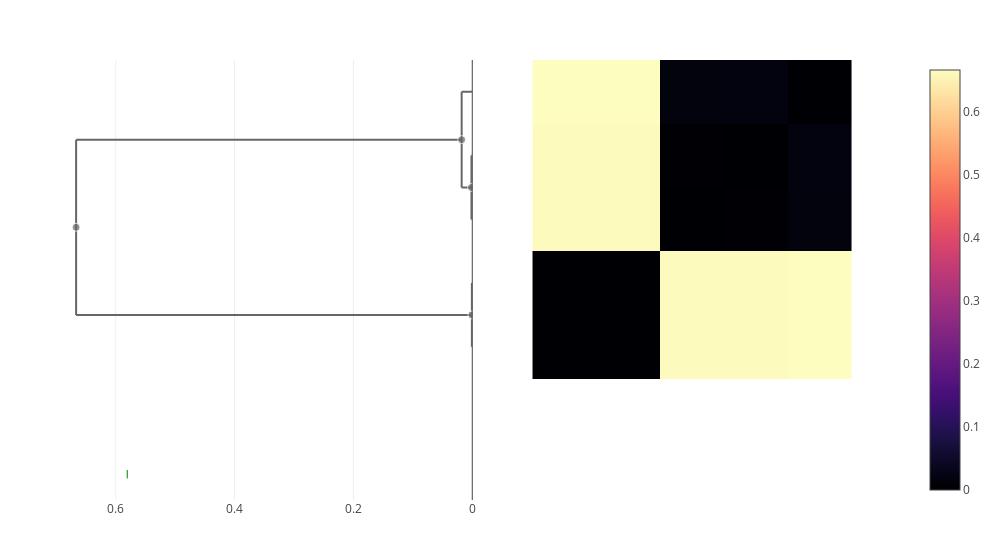

The notebook cell saved with this chart:
### Code cell
plot(clustermap(cdata2, "pseudopneumoniae subgroup 2"))

### Figure 1 — Plotly figure (JSON) as saved in the notebook; plotly's stock layout.template omitted (floating-point values rounded to 4 significant figures; data arrays with more than 128 entries replaced by an {"elided": "..."} marker saying what was removed)
{"data": [{"colorscale": {"elided": "256x2 mixed values"}, "type": "heatmap", "x": [0.5, 1.5, 2.5, 3.5, 4.5, 5.5], "y": [0.5, 1.5, 2.5, 3.5, 4.5, 5.5], "z": [[0, 0.0006723, 0.6645, 0.6646, 0.6667], [0.0006723, 0, 0.6646, 0.6647, 0.6667], [0.6645, 0.6646, 0, 0.001357, 0.01741], [0.6646, 0.6647, 0.001357, 0, 0.01786], [0.6667, 0.6667, 0.01741, 0.01786, 0]]}, {"hoverinfo": "skip", "line": {"color": "#666666"}, "mode": "lines", "showlegend": false, "type": "scatter", "x": [0.001357, 0.001357, null, 0.001357, 0, null, 0.001357, 0, null], "xaxis": "x2", "y": [3, 4, null, 3, 3, null, 4, 4, null], "yaxis": "y"}, {"hoverinfo": "skip", "line": {"color": "#666666"}, "mode": "lines", "showlegend": false, "type": "scatter", "x": [0.6667, 0.6667, null, 0.6667, 0.0006723, null, 0.6667, 0.01786, null], "xaxis": "x2", "y": [1.5, 4.25, null, 1.5, 1.5, null, 4.25, 4.25, null], "yaxis": "y"}, {"hoverinfo": "skip", "line": {"color": "#666666"}, "mode": "lines", "showlegend": false, "type": "scatter", "x": [0.01786, 0.01786, null, 0.01786, 0.001357, null, 0.01786, 0, null], "xaxis": "x2", "y": [3.5, 5, null, 3.5, 3.5, null, 5, 5, null], "yaxis": "y"}, {"hoverinfo": "skip", "line": {"color": "#666666"}, "mode": "lines", "showlegend": false, "type": "scatter", "x": [0.0006723, 0.0006723, null, 0.0006723, 0, null, 0.0006723, 0, null], "xaxis": "x2", "y": [1, 2, null, 1, 1, null, 2, 2, null], "yaxis": "y"}, {"customdata": [[7, 2], [9, 5], [8, 3], [6, 2]], "hovertemplate": "ID: %{customdata[0]}<br>\nHeight: %{x:.3f}<br>\nGenome count: %{customdata[1]}\n\n<extra></extra>", "marker": {"color": "#666666", "size": [8, 8, 8, 8]}, "mode": "markers", "showlegend": false, "type": "scatter", "x": [0.001357, 0.6667, 0.01786, 0.0006723], "xaxis": "x2", "y": [3.5, 2.875, 4.25, 1.5], "yaxis": "y"}, {"hovertemplate": "%{text} <br>\n%{x}\n<extra></extra>\n", "marker": {"color": "green", "line": {"color": "green", "width": 1}, "symbol": "line-ns"}, "mode": "markers", "text": ["mitis"], "type": "scatter", "x": [0.5806], "xaxis": "x2", "y": [-1, -1, -1, -1]}], "layout": {"height": 550, "hovermode": "closest", "margin": {"b": 50, "l": 50, "r": 50, "t": 60}, "showlegend": false, "width": 1000, "xaxis": {"autorange": true, "domain": [0.505, 1], "range": [-0.313, 6.313], "scaleanchor": "y", "type": "linear", "visible": false}, "xaxis2": {"autorange": true, "domain": [0, 0.495], "range": [0.7107, 0], "rangemode": "nonnegative", "showspikes": true, "spikedash": "solid", "spikemode": "across", "spikethickness": 1, "type": "linear"}, "yaxis": {"autorange": true, "domain": [0, 1], "range": [-1.404, 5.5], "scaleanchor": "x", "type": "linear", "visible": false}}}
